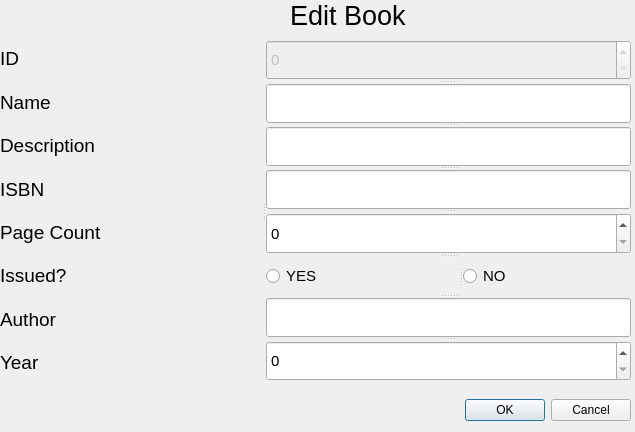
<?xml version="1.0" encoding="UTF-8"?>
<ui version="4.0">
 <class>edit_dialog</class>
 <widget class="QDialog" name="edit_dialog">
  <property name="geometry">
   <rect>
    <x>0</x>
    <y>0</y>
    <width>635</width>
    <height>432</height>
   </rect>
  </property>
  <property name="windowTitle">
   <string>Edit book</string>
  </property>
  <widget class="QDialogButtonBox" name="buttonBox">
   <property name="geometry">
    <rect>
     <x>290</x>
     <y>380</y>
     <width>341</width>
     <height>61</height>
    </rect>
   </property>
   <property name="orientation">
    <enum>Qt::Horizontal</enum>
   </property>
   <property name="standardButtons">
    <set>QDialogButtonBox::Cancel|QDialogButtonBox::Ok</set>
   </property>
  </widget>
  <widget class="QLabel" name="label">
   <property name="geometry">
    <rect>
     <x>290</x>
     <y>0</y>
     <width>121</width>
     <height>31</height>
    </rect>
   </property>
   <property name="font">
    <font>
     <pointsize>20</pointsize>
    </font>
   </property>
   <property name="text">
    <string>Edit Book</string>
   </property>
  </widget>
  <widget class="QSplitter" name="splitter_3">
   <property name="geometry">
    <rect>
     <x>0</x>
     <y>40</y>
     <width>631</width>
     <height>341</height>
    </rect>
   </property>
   <property name="font">
    <font>
     <pointsize>11</pointsize>
    </font>
   </property>
   <property name="orientation">
    <enum>Qt::Horizontal</enum>
   </property>
   <widget class="QWidget" name="">
    <layout class="QVBoxLayout" name="verticalLayout">
     <item>
      <widget class="QLabel" name="label_2">
       <property name="font">
        <font>
         <pointsize>14</pointsize>
        </font>
       </property>
       <property name="text">
        <string>ID</string>
       </property>
      </widget>
     </item>
     <item>
      <widget class="QLabel" name="label_3">
       <property name="font">
        <font>
         <pointsize>14</pointsize>
        </font>
       </property>
       <property name="text">
        <string>Name</string>
       </property>
      </widget>
     </item>
     <item>
      <widget class="QLabel" name="label_10">
       <property name="font">
        <font>
         <pointsize>14</pointsize>
        </font>
       </property>
       <property name="text">
        <string>Description</string>
       </property>
      </widget>
     </item>
     <item>
      <widget class="QLabel" name="label_5">
       <property name="font">
        <font>
         <pointsize>14</pointsize>
        </font>
       </property>
       <property name="text">
        <string>ISBN</string>
       </property>
      </widget>
     </item>
     <item>
      <widget class="QLabel" name="label_6">
       <property name="font">
        <font>
         <pointsize>14</pointsize>
        </font>
       </property>
       <property name="text">
        <string>Page Count</string>
       </property>
      </widget>
     </item>
     <item>
      <widget class="QLabel" name="label_7">
       <property name="font">
        <font>
         <pointsize>14</pointsize>
        </font>
       </property>
       <property name="text">
        <string>Issued?</string>
       </property>
      </widget>
     </item>
     <item>
      <widget class="QLabel" name="label_8">
       <property name="font">
        <font>
         <pointsize>14</pointsize>
        </font>
       </property>
       <property name="text">
        <string>Author</string>
       </property>
      </widget>
     </item>
     <item>
      <widget class="QLabel" name="label_9">
       <property name="font">
        <font>
         <pointsize>14</pointsize>
        </font>
       </property>
       <property name="text">
        <string>Year</string>
       </property>
      </widget>
     </item>
    </layout>
   </widget>
   <widget class="QSplitter" name="splitter_2">
    <property name="font">
     <font>
      <pointsize>11</pointsize>
     </font>
    </property>
    <property name="orientation">
     <enum>Qt::Vertical</enum>
    </property>
    <widget class="QSpinBox" name="id_input">
     <property name="enabled">
      <bool>false</bool>
     </property>
     <property name="font">
      <font>
       <pointsize>11</pointsize>
      </font>
     </property>
    </widget>
    <widget class="QLineEdit" name="name_input">
     <property name="font">
      <font>
       <pointsize>11</pointsize>
      </font>
     </property>
    </widget>
    <widget class="QLineEdit" name="description_input">
     <property name="font">
      <font>
       <pointsize>11</pointsize>
      </font>
     </property>
    </widget>
    <widget class="QLineEdit" name="isbn_input">
     <property name="font">
      <font>
       <pointsize>11</pointsize>
      </font>
     </property>
    </widget>
    <widget class="QSpinBox" name="page_count_input">
     <property name="font">
      <font>
       <pointsize>11</pointsize>
      </font>
     </property>
    </widget>
    <widget class="QSplitter" name="splitter">
     <property name="font">
      <font>
       <pointsize>11</pointsize>
      </font>
     </property>
     <property name="orientation">
      <enum>Qt::Horizontal</enum>
     </property>
     <widget class="QRadioButton" name="yes">
      <property name="text">
       <string>YES</string>
      </property>
     </widget>
     <widget class="QRadioButton" name="no">
      <property name="font">
       <font>
        <pointsize>11</pointsize>
       </font>
      </property>
      <property name="text">
       <string>NO</string>
      </property>
     </widget>
    </widget>
    <widget class="QLineEdit" name="author_input">
     <property name="font">
      <font>
       <pointsize>11</pointsize>
      </font>
     </property>
    </widget>
    <widget class="QSpinBox" name="year_input">
     <property name="font">
      <font>
       <pointsize>11</pointsize>
      </font>
     </property>
    </widget>
   </widget>
  </widget>
 </widget>
 <resources/>
 <connections>
  <connection>
   <sender>buttonBox</sender>
   <signal>accepted()</signal>
   <receiver>edit_dialog</receiver>
   <slot>accept()</slot>
   <hints>
    <hint type="sourcelabel">
     <x>248</x>
     <y>254</y>
    </hint>
    <hint type="destinationlabel">
     <x>157</x>
     <y>274</y>
    </hint>
   </hints>
  </connection>
  <connection>
   <sender>buttonBox</sender>
   <signal>rejected()</signal>
   <receiver>edit_dialog</receiver>
   <slot>reject()</slot>
   <hints>
    <hint type="sourcelabel">
     <x>316</x>
     <y>260</y>
    </hint>
    <hint type="destinationlabel">
     <x>286</x>
     <y>274</y>
    </hint>
   </hints>
  </connection>
 </connections>
</ui>
